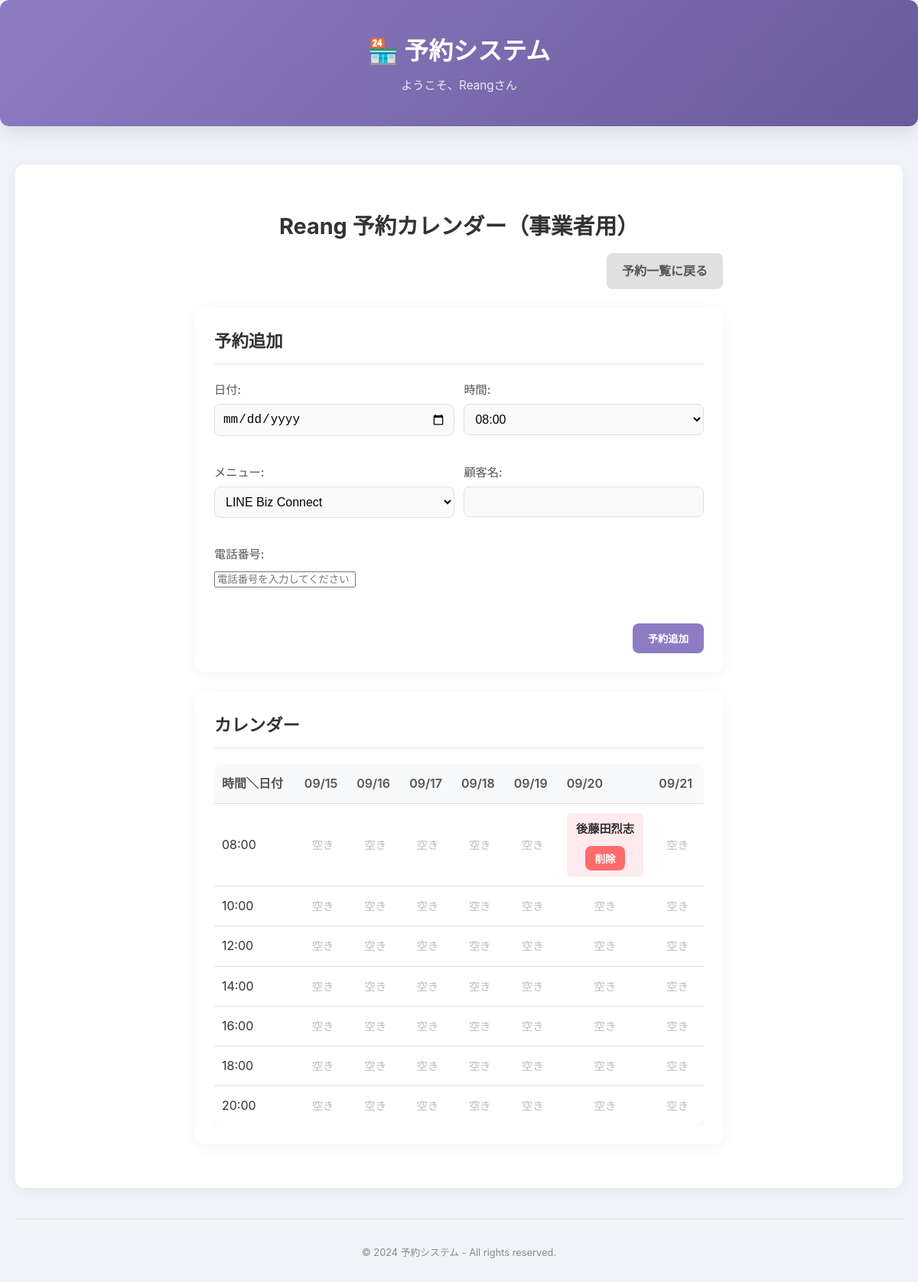
/owner/reserve/calendar/ (signed in), run on the app's committed database.
### reservations/models.py (models this page shows, shortened)
class CustomUser(AbstractUser):
    USER_ROLES = [
        ('customer', '顧客'),
        ('owner', '事業者'),
        ('developer', '開発者'),
    ]
    email = models.EmailField(unique=True)
    phone = models.CharField(max_length=20, verbose_name='電話番号', default='')
    role = models.CharField(max_length=20, choices=USER_ROLES, default='customer', verbose_name='ユーザー種別')
    USERNAME_FIELD = 'email'
    REQUIRED_FIELDS = ['username']

class Tenant(models.Model):
    name = models.CharField(max_length=100, verbose_name='店舗名')
    slug = models.SlugField(max_length=100, unique=True, blank=True, null=True, verbose_name='URL識別子')
    owner = models.ForeignKey(settings.AUTH_USER_MODEL, on_delete=models.CASCADE, related_name='tenants', verbose_name='オーナー')
    start_time = models.TimeField(default=time(8, 0), help_text='営業開始時間')
    end_time = models.TimeField(default=time(20, 0), help_text='営業終了時間')
    slot_duration = models.IntegerField(
        default=60,
        validators=[MinValueValidator(15), MaxValueValidator(240)],
        help_text='予約枠の長さ（分）15-240分'
    )
    advance_hours = models.IntegerField(
        default=4,
        validators=[MinValueValidator(0), MaxValueValidator(168)],
        help_text='予約可能になる時間（現在時刻から何時間後）0-168時間'
    )
    monday_open = models.BooleanField(default=True, verbose_name='月曜日営業')
    tuesday_open = models.BooleanField(default=True, verbose_name='火曜日営業')
    wednesday_open = models.BooleanField(default=True, verbose_name='水曜日営業')
    thursday_open = models.BooleanField(default=True, verbose_name='木曜日営業')
    friday_open = models.BooleanField(default=True, verbose_name='金曜日営業')
    saturday_open = models.BooleanField(default=True, verbose_name='土曜日営業')
    sunday_open = models.BooleanField(default=True, verbose_name='日曜日営業')
    created_at = models.DateTimeField(auto_now_add=True, verbose_name='作成日時')
    updated_at = models.DateTimeField(auto_now=True, verbose_name='更新日時')
    class Meta:
        verbose_name = 'テナント'
        verbose_name_plural = 'テナント'
        ordering = ['name']

class Reservation(models.Model):
    tenant = models.ForeignKey(Tenant, on_delete=models.CASCADE, related_name='reservations', verbose_name='テナント')
    menu = models.ForeignKey(Menu, on_delete=models.SET_NULL, null=True, blank=True, related_name='reservations', verbose_name='メニュー')
    customer_name = models.CharField(max_length=100, verbose_name='顧客名')
    customer_phone = models.CharField(max_length=20, verbose_name='電話番号', default='')
    date = models.DateField(verbose_name='予約日')
    time_slot = models.TimeField(verbose_name='予約時間')
    created_at = models.DateTimeField(auto_now_add=True, verbose_name='予約作成日時')
    class Meta:
        verbose_name = '予約'
        verbose_name_plural = '予約'
        ordering = ['-date', '-time_slot']
        unique_together = ['tenant', 'date', 'time_slot']  # 重複予約防止
        indexes = [
            models.Index(fields=['tenant', 'date']),
            models.Index(fields=['date', 'time_slot']),
        ]

### reservations/views_owner.py (the view, shortened to what this page needs)
# urls.py: path('owner/reserve/calendar/', views_owner.owner_reserve_calendar, name='owner_reserve_calendar'),
@role_required(['owner', 'developer'])
def owner_reserve_calendar(request):
    if hasattr(request.user, 'role') and request.user.role == 'developer':
        tenant_id = request.GET.get('tenant_id')
        if tenant_id:
            tenant = Tenant.objects.filter(id=tenant_id).first()
        else:
            return redirect('developer_tenant_list')
    else:
        tenant = Tenant.objects.filter(owner=request.user).first()
    if not tenant:
        return render(request, 'reservations/owner_no_tenant.html')
    week_offset = int(request.GET.get('week_offset', 0))
    today = datetime.today().date()
    start_of_week = today - timedelta(days=today.weekday()) + timedelta(weeks=week_offset)
    week_days = [start_of_week + timedelta(days=i) for i in range(7)]
    time_slots = [time(hour=h) for h in range(8, 21, 2)]
    reservations = Reservation.objects.filter(tenant=tenant, date__in=week_days)
    res_dict = {f"{r.date.strftime('%Y-%m-%d')}_{r.time_slot.strftime('%H:%M')}": r for r in reservations}
    calendar_rows = []
    for slot in time_slots:
        row = []
        for day in week_days:
            key = f"{day.strftime('%Y-%m-%d')}_{slot.strftime('%H:%M')}"
            reservation = res_dict.get(key)
            row.append({'slot': slot, 'reservation': reservation, 'day': day})
        calendar_rows.append(row)
    menus = Menu.objects.filter(tenant=tenant)
    context = {
        'tenant': tenant,
        'week_days': week_days,
        'time_slots': time_slots,
        'calendar_rows': calendar_rows,
        'menus': menus,
    }
    return render(request, 'reservations/owner_reserve_calendar.html', context)

### reservations/templates/reservations/owner_reserve_calendar.html (shortened to what this page needs)
{% extends 'base.html' %}
{% block content %}
<div class="container">
    <div class="header">
        <h1>{{ tenant.name }} 予約カレンダー（事業者用）</h1>
        <p class="back-link"><a href="{% url 'owner_reserve_list' %}" class="btn btn-secondary">予約一覧に戻る</a></p>
    </div>
    <div class="card">
        <h2>予約追加</h2>
        <form method="post" class="reserve-form">
            <div class="form-group">
                <label>日付:</label>
                <input type="date" name="date" required>
            </div>
            <div class="form-group">
                <label>時間:</label>
                <select name="time_slot">
                    {% for slot in time_slots %}
                    <option value="{{ slot|time:'H:i' }}">{{ slot|time:'H:i' }}</option>
                    {% endfor %}
                </select>
            </div>
            <div class="form-group">
                <label>メニュー:</label>
                <select name="menu_id">
                    {% for m in menus %}
                    <option value="{{ m.id }}">{{ m.name }}</option>
                    {% endfor %}
                </select>
            </div>
            <div class="form-group">
                <label>顧客名:</label>
                <input type="text" name="customer_name" required>
            </div>
            <div class="form-group">
                <label>電話番号:</label>
                <input type="tel" name="customer_phone" required maxlength="20" placeholder="電話番号を入力してください">
            </div>
            <div class="form-submit">
                <button type="submit" class="btn btn-primary">予約追加</button>
            </div>
        </form>
    </div>
    <div class="card calendar-card">
        <h2>カレンダー</h2>
        <div class="table-container">
            <table>
                <thead>
                    <tr>
                        <th>時間＼日付</th>
                        {% for day in week_days %}
                        <th>{{ day|date:'m/d' }}</th>
                        {% endfor %}
                    </tr>
                </thead>
                <tbody>
                    {% for row in calendar_rows %}
                    <tr>
                        <td>{{ row.0.slot|time:'H:i' }}</td>
                        {% for cell in row %}
                        <td class="calendar-cell">
                            {% if cell.reservation %}
                                <div class="reserved">
                                    <span class="customer-name">{{ cell.reservation.customer_name|escape }}</span>
                                    <form method="post" action="{% url 'owner_reserve_delete' cell.reservation.id %}" class="delete-form">
                                        <button type="submit" class="btn btn-danger btn-sm" onclick="return confirm('本当に削除しますか？');">削除</button>
                                    </form>
                                </div>
                            {% else %}
                                <span class="available">空き</span>
                            {% endif %}
                        </td>
                        {% endfor %}
                    </tr>
                    {% endfor %}
                </tbody>
            </table>
        </div>
    </div>
</div>
{% endblock %}

### reservations/templates/base.html (shortened to what this page needs)
<!DOCTYPE html>
<html lang="ja">
<head>
</head>
<body>
    {% if not hide_header %}
    <div class="header-nav">
        <h1>{% block header %}🏪 予約システム{% endblock %}</h1>
        {% if user.is_authenticated %}
            <p>ようこそ、{{ user.username|escape }}さん</p>
        {% endif %}
    </div>
    {% endif %}
    <div class="main-container">
        <div class="card">
            {% block content %}{% endblock %}
        </div>
        {% block footer %}
        <div style="margin-top: 40px; padding-top: 20px; border-top: 1px solid #E0E0E0; text-align: center; color: var(--color-medium-gray); font-size: 0.8rem;">
            <p>© 2024 予約システム - All rights reserved.</p>
        </div>
        {% endblock %}
    </div>
</body>
</html>

### reservations/templates/base.html (style rules this page uses)
:root { --color-primary: #8E7CC3; --color-secondary: #E0E0E0; --color-success: #4AD295; --color-danger: #E55C5C; --color-warning: #FFC107; --color-info: #5BC0DE; --color-black: #333333; --color-dark-gray: #555555; --color-medium-gray: #888888; --color-light-gray: #F0F4F8; --color-white: #FFFFFF; --shadow-sm: 0 2px 8px rgba(0, 0, 0, 0.05); --shadow-md: 0 4px 15px rgba(0, 0, 0, 0.08); --shadow-lg: 0 8px 25px rgba(0, 0, 0, 0.1); }
* { box-sizing: border-box; }
body { font-family: 'Noto Sans JP', sans-serif; margin: 0; padding: 0; background-color: var(--color-light-gray); color: var(--color-black); line-height: 1.7; }
.main-container { max-width: 1200px; margin: 0 auto; padding: 20px; }
.card { background: var(--color-white); border-radius: 12px; box-shadow: var(--shadow-md); padding: 30px; }
.header-nav { background: linear-gradient(135deg, var(--color-primary) 0%, #6A5B9C 100%); color: var(--color-white); padding: 40px 20px; margin-bottom: 30px; border-radius: 12px; text-align: center; box-shadow: var(--shadow-lg); }
.header-nav h1 { color: var(--color-white); font-size: 2rem; margin: 0; font-weight: 700; }
.header-nav p { margin: 5px 0 0; font-size: 0.95rem; color: rgba(255, 255, 255, 0.85); }
h1, h2, h3, h4, h5, h6 { color: var(--color-black); margin-top: 0; }
.btn { display: inline-flex; align-items: center; gap: 8px; padding: 12px 20px; border: none; border-radius: 8px; text-decoration: none; font-weight: 600; cursor: pointer; transition: all 0.3s cubic-bezier(0.25, 0.8, 0.25, 1); }
.btn-primary { background: var(--color-primary); color: white; }
.btn-secondary { background: var(--color-secondary); color: var(--color-dark-gray); }
.btn-danger { background: var(--color-danger); color: white; }
.table-container { overflow-x: auto; }
table { border-collapse: collapse; width: 100%; min-width: 600px; border-radius: 12px; overflow: hidden; box-shadow: var(--shadow-sm); margin: 0; }
th, td { padding: 15px; border-bottom: 1px solid #E0E0E0; text-align: left; }
th { background: var(--color-light-gray); color: var(--color-dark-gray); font-weight: 600; }
tr:last-child td { border-bottom: none; }
.form-group { margin-bottom: 20px; }
.form-group label { display: block; margin-bottom: 8px; font-weight: 500; color: var(--color-dark-gray); }

### reservations/templates/reservations/owner_reserve_calendar.html (style rules this page uses)
body { background-color: #F0F4F8; font-family: -apple-system, BlinkMacSystemFont, "Segoe UI", Roboto, "Helvetica Neue", Arial, "Noto Sans", sans-serif; color: #333; }
.container { max-width: 720px; margin: 32px auto; padding: 0 15px; }
.header { text-align: center; margin-bottom: 24px; }
.header h1 { font-size: 1.8rem; color: #333; margin-bottom: 0.5rem; }
.back-link { text-align: right; margin-top: 10px; }
.card { background: #fff; padding: 25px; border-radius: 12px; box-shadow: 0 4px 20px rgba(0,0,0,0.05); margin-bottom: 25px; }
.card h2 { font-size: 1.4rem; margin-bottom: 20px; border-bottom: 2px solid #EEE; padding-bottom: 10px; }
.reserve-form { display: flex; flex-wrap: wrap; gap: 15px 2%; justify-content: space-between; }
.form-group { flex: 1 1 48%; min-width: 150px; }
.form-group label { display: block; font-weight: 500; margin-bottom: 5px; font-size: 0.95rem; }
.form-group input[type="date"], .form-group input[type="text"], .form-group select { width: 100%; padding: 10px; border: 1px solid #E0E0E0; border-radius: 8px; box-sizing: border-box; font-size: 1rem; background-color: #FAFAFA; }
.form-submit { flex: 1 1 100%; text-align: right; margin-top: 10px; }
.btn { padding: 10px 20px; border-radius: 8px; font-weight: 600; text-decoration: none; transition: all 0.3s ease; border: none; cursor: pointer; text-align: center; }
.btn-primary { background-color: #8E7CC3; color: #fff; }
.btn-secondary { background-color: #E0E0E0; color: #555; min-width: 120px; }
.btn-danger { background-color: #FF6B6B; color: #fff; }
.btn-sm { padding: 6px 12px; font-size: 0.85em; margin-top: 4px; }
.table-container { overflow-x: auto; }
table { width: 100%; border-collapse: collapse; min-width: 500px; }
th, td { padding: 12px 10px; text-align: left; border-bottom: 1px solid #E0E0E0; }
th { background-color: #F8F9FA; font-weight: 600; color: #555; white-space: nowrap; }
.calendar-cell { text-align: center; }
.reserved { background-color: #FFEBEE; border-radius: 6px; padding: 8px; display: flex; flex-direction: column; align-items: center; gap: 5px; }
.customer-name { font-weight: 600; font-size: 0.95em; }
.available { color: #BBBBBB; font-size: 0.9em; }

### data on the page
CustomUser: username "Reang"
Tenant: name "Reang"
Reservation: reservation.customer_name "後藤田烈志"

### other printed values
{{ day|date:'m/d' }} "09/15" "09/16" "09/17" "09/18" "09/19" "09/20" "09/21"
{{ row.0.slot|time:'H:i' }} "08:00" "10:00" "12:00" "14:00" "16:00" "18:00" "20:00"
form field time_slot "08:00"
form field menu_id "LINE Biz Connect"
